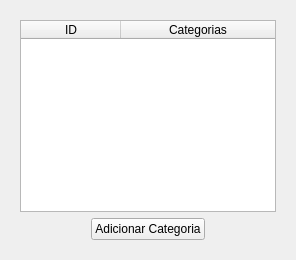
                    <widget class="QWidget" name="page">
                     <layout class="QVBoxLayout" name="verticalLayout_37">
                      <item>
                       <widget class="QWidget" name="widget_4" native="true">
                        <layout class="QVBoxLayout" name="verticalLayout_38">
                         <item alignment="Qt::AlignmentFlag::AlignHCenter|Qt::AlignmentFlag::AlignVCenter">
                          <widget class="QTreeWidget" name="tabela_categoria">
                           <column>
                            <property name="text">
                             <string>ID</string>
                            </property>
                            <property name="textAlignment">
                             <set>AlignCenter</set>
                            </property>
                           </column>
                           <column>
                            <property name="text">
                             <string>Categorias</string>
                            </property>
                            <property name="textAlignment">
                             <set>AlignCenter</set>
                            </property>
                           </column>
                          </widget>
                         </item>
                         <item alignment="Qt::AlignmentFlag::AlignHCenter">
                          <widget class="QPushButton" name="btn_adc_categoria">
                           <property name="text">
                            <string>Adicionar Categoria</string>
                           </property>
                          </widget>
                         </item>
                        </layout>
                       </widget>
                      </item>
                     </layout>
                    </widget>
